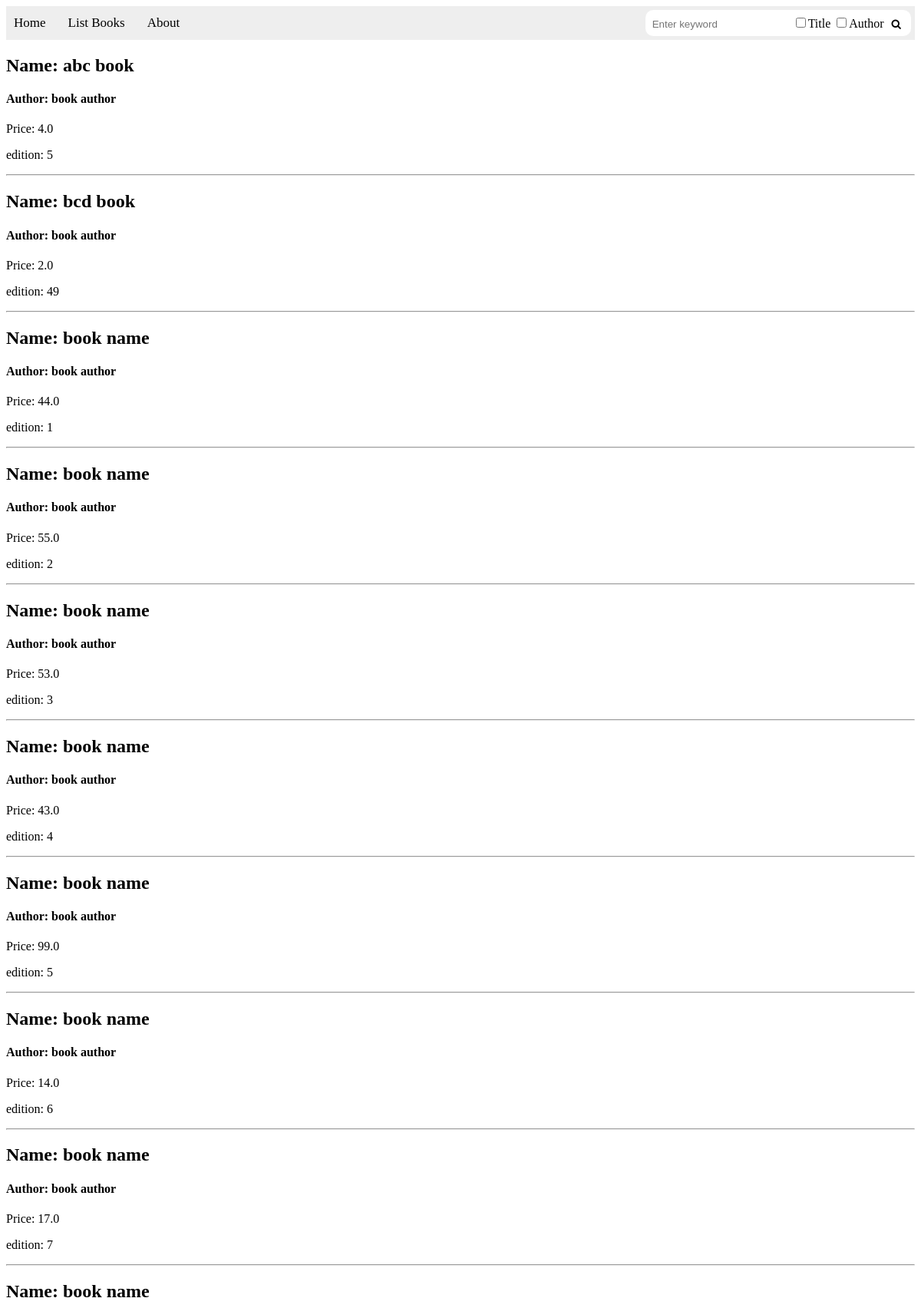
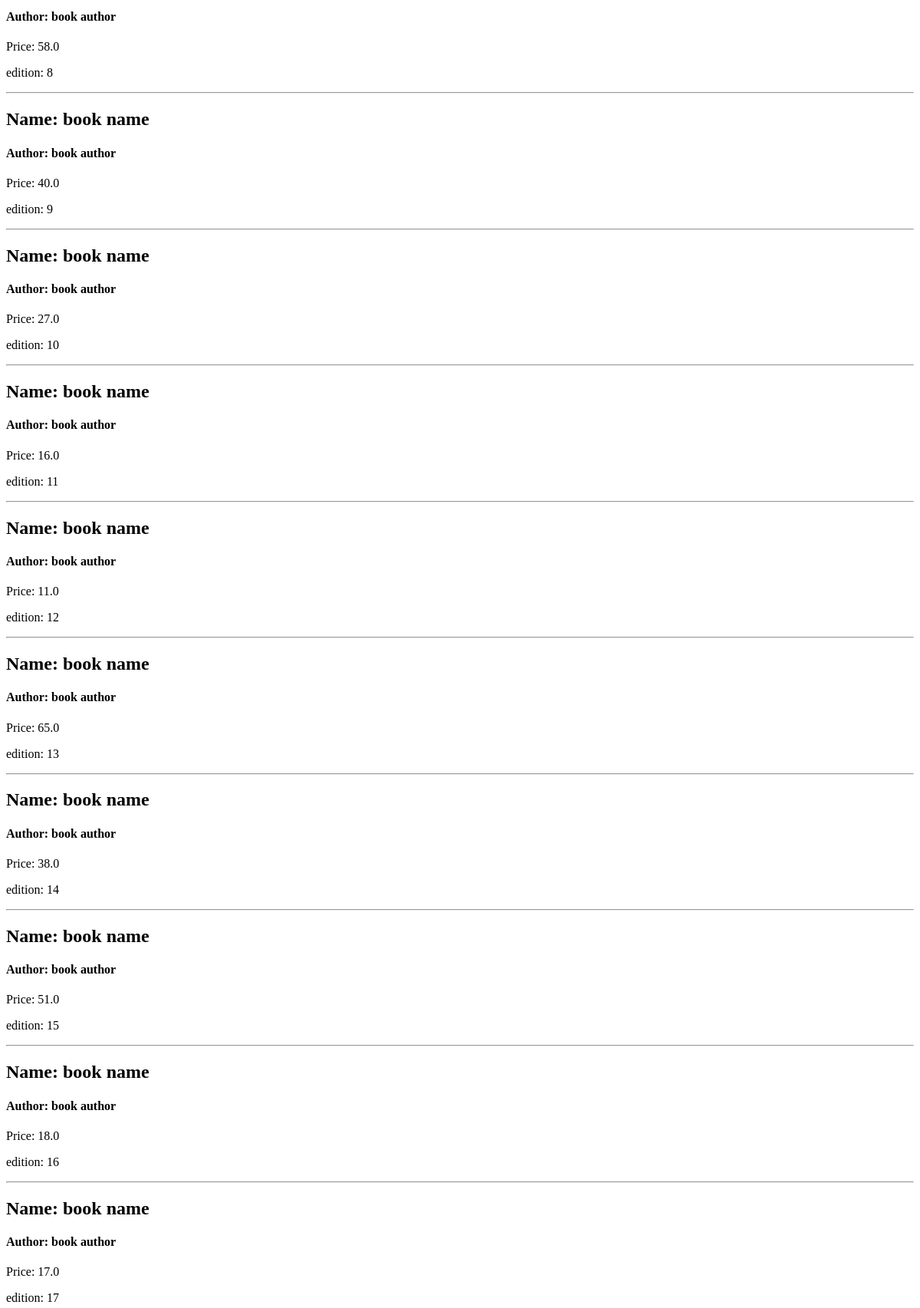
Page /books/lab8/task4/ (upper part) on the committed database (2 pictures, top to bottom).
### apps/bookmodule/models.py (models this page shows)
class Book(models.Model):
    title = models.CharField(max_length = 50)
    author = models.CharField(max_length = 50)
    price = models.FloatField(default = 0.0)
    edition = models.SmallIntegerField(default = 1)

### apps/bookmodule/views.py (the view)
# urls.py: path('lab8/task4/', views.task4, name='task4'),
def task4(request):
    query = Book.objects.order_by('title')
    return render(request, 'bookmodule/task4.html', {"books": query})

### apps/templates/bookmodule/task4.html (shortened to what this page needs)
{% extends "layouts/base.html" %}
{% load static %}
{% block content %}
<div>
    {% for book in books %}
    <div>
        <h2>Name: {{book.title}}</h2>
        <h4>Author: {{book.author}}</h4>
        <p>Price: {{book.price}}</p>
        <p>edition: {{book.edition}}</p>
    </div>
    <hr>
    {% endfor %}
</div>
{% endblock content %}

### rows in the picture
Book: title "abc book", author "book author", price "4.0", edition "5"
Book: title "bcd book", author "book author", price "2.0", edition "49"
Book: title "book name", author "book author", price "44.0", edition "1"
Book: title "book name", author "book author", price "55.0", edition "2"
Book: title "book name", author "book author", price "53.0", edition "3"
Book: title "book name", author "book author", price "43.0", edition "4"
Book: title "book name", author "book author", price "99.0", edition "5"
Book: title "book name", author "book author", price "14.0", edition "6"
Book: title "book name", author "book author", price "17.0", edition "7"
Book: title "book name", author "book author", price "58.0", edition "8"
Book: title "book name", author "book author", price "40.0", edition "9"
Book: title "book name", author "book author", price "27.0", edition "10"
Book: title "book name", author "book author", price "16.0", edition "11"
Book: title "book name", author "book author", price "11.0", edition "12"
Book: title "book name", author "book author", price "65.0", edition "13"
Book: title "book name", author "book author", price "38.0", edition "14"
Book: title "book name", author "book author", price "51.0", edition "15"
Book: title "book name", author "book author", price "18.0", edition "16"
Book: title "book name", author "book author", price "17.0", edition "17"
